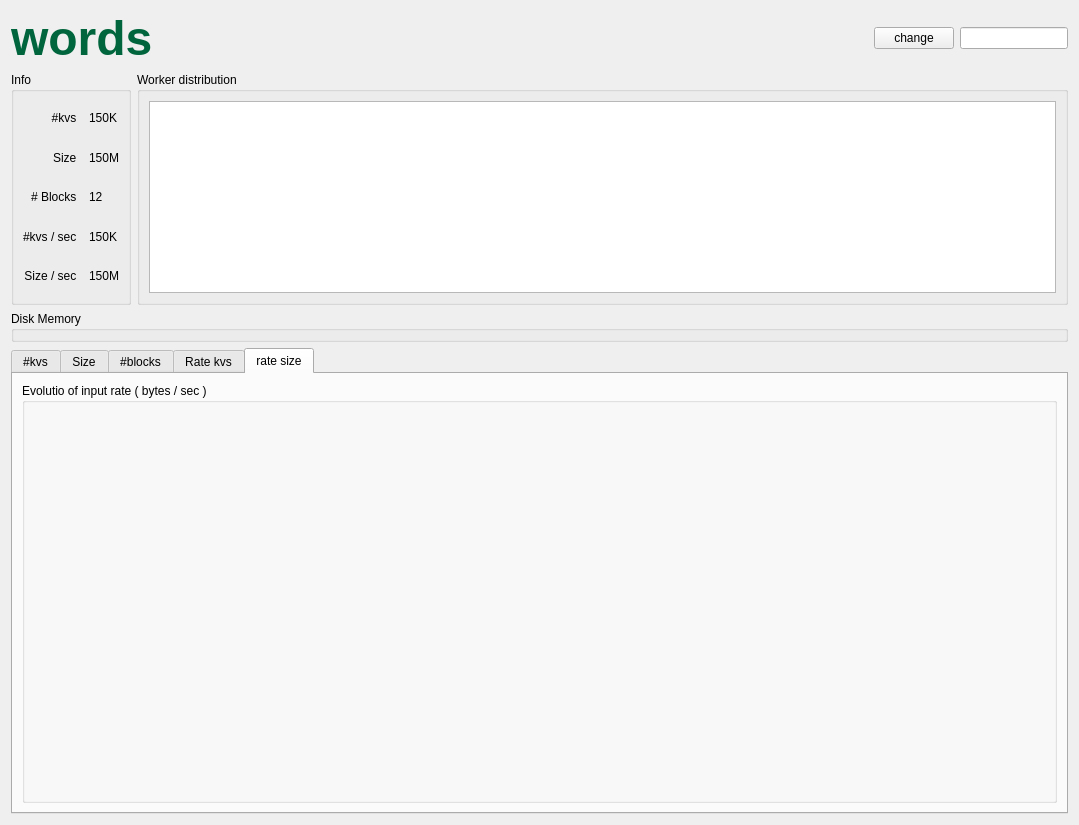
<?xml version="1.0" encoding="UTF-8"?>
<ui version="4.0">
 <class>QueueWidget</class>
 <widget class="QWidget" name="QueueWidget">
  <property name="geometry">
   <rect>
    <x>0</x>
    <y>0</y>
    <width>1079</width>
    <height>825</height>
   </rect>
  </property>
  <property name="windowTitle">
   <string>Form</string>
  </property>
  <layout class="QHBoxLayout" name="horizontalLayout_2">
   <item>
    <layout class="QGridLayout" name="gridLayout_2">
     <item row="0" column="0">
      <widget class="QLabel" name="label_title">
       <property name="sizePolicy">
        <sizepolicy hsizetype="Expanding" vsizetype="Fixed">
         <horstretch>0</horstretch>
         <verstretch>0</verstretch>
        </sizepolicy>
       </property>
       <property name="palette">
        <palette>
         <active>
          <colorrole role="WindowText">
           <brush brushstyle="SolidPattern">
            <color alpha="255">
             <red>0</red>
             <green>101</green>
             <blue>60</blue>
            </color>
           </brush>
          </colorrole>
          <colorrole role="Text">
           <brush brushstyle="SolidPattern">
            <color alpha="255">
             <red>0</red>
             <green>68</green>
             <blue>46</blue>
            </color>
           </brush>
          </colorrole>
         </active>
         <inactive>
          <colorrole role="WindowText">
           <brush brushstyle="SolidPattern">
            <color alpha="255">
             <red>0</red>
             <green>101</green>
             <blue>60</blue>
            </color>
           </brush>
          </colorrole>
          <colorrole role="Text">
           <brush brushstyle="SolidPattern">
            <color alpha="255">
             <red>0</red>
             <green>68</green>
             <blue>46</blue>
            </color>
           </brush>
          </colorrole>
         </inactive>
         <disabled>
          <colorrole role="WindowText">
           <brush brushstyle="SolidPattern">
            <color alpha="255">
             <red>69</red>
             <green>69</green>
             <blue>69</blue>
            </color>
           </brush>
          </colorrole>
          <colorrole role="Text">
           <brush brushstyle="SolidPattern">
            <color alpha="255">
             <red>69</red>
             <green>69</green>
             <blue>69</blue>
            </color>
           </brush>
          </colorrole>
         </disabled>
        </palette>
       </property>
       <property name="font">
        <font>
         <pointsize>36</pointsize>
         <weight>75</weight>
         <bold>true</bold>
        </font>
       </property>
       <property name="text">
        <string>words</string>
       </property>
      </widget>
     </item>
     <item row="0" column="1">
      <widget class="QPushButton" name="button_change">
       <property name="text">
        <string>change</string>
       </property>
      </widget>
     </item>
     <item row="0" column="2">
      <widget class="QLineEdit" name="entry_queue_name">
       <property name="sizePolicy">
        <sizepolicy hsizetype="Fixed" vsizetype="Fixed">
         <horstretch>0</horstretch>
         <verstretch>0</verstretch>
        </sizepolicy>
       </property>
      </widget>
     </item>
     <item row="1" column="0" colspan="3">
      <layout class="QHBoxLayout" name="horizontalLayout_5">
       <item>
        <widget class="QGroupBox" name="groupBox">
         <property name="sizePolicy">
          <sizepolicy hsizetype="Preferred" vsizetype="Minimum">
           <horstretch>0</horstretch>
           <verstretch>0</verstretch>
          </sizepolicy>
         </property>
         <property name="maximumSize">
          <size>
           <width>300</width>
           <height>16777215</height>
          </size>
         </property>
         <property name="title">
          <string>Info</string>
         </property>
         <layout class="QHBoxLayout" name="horizontalLayout">
          <item>
           <layout class="QGridLayout" name="gridLayout">
            <item row="0" column="0">
             <widget class="QLabel" name="label_5">
              <property name="sizePolicy">
               <sizepolicy hsizetype="Preferred" vsizetype="Minimum">
                <horstretch>0</horstretch>
                <verstretch>0</verstretch>
               </sizepolicy>
              </property>
              <property name="text">
               <string>#kvs  </string>
              </property>
              <property name="alignment">
               <set>Qt::AlignRight|Qt::AlignTrailing|Qt::AlignVCenter</set>
              </property>
             </widget>
            </item>
            <item row="0" column="1">
             <widget class="QLabel" name="label_kvs">
              <property name="sizePolicy">
               <sizepolicy hsizetype="Preferred" vsizetype="Minimum">
                <horstretch>0</horstretch>
                <verstretch>0</verstretch>
               </sizepolicy>
              </property>
              <property name="text">
               <string>150K</string>
              </property>
             </widget>
            </item>
            <item row="1" column="0">
             <widget class="QLabel" name="label_9">
              <property name="sizePolicy">
               <sizepolicy hsizetype="Preferred" vsizetype="Minimum">
                <horstretch>0</horstretch>
                <verstretch>0</verstretch>
               </sizepolicy>
              </property>
              <property name="text">
               <string>Size  </string>
              </property>
              <property name="alignment">
               <set>Qt::AlignRight|Qt::AlignTrailing|Qt::AlignVCenter</set>
              </property>
             </widget>
            </item>
            <item row="1" column="1">
             <widget class="QLabel" name="label_size">
              <property name="sizePolicy">
               <sizepolicy hsizetype="Preferred" vsizetype="Minimum">
                <horstretch>0</horstretch>
                <verstretch>0</verstretch>
               </sizepolicy>
              </property>
              <property name="text">
               <string>150M</string>
              </property>
             </widget>
            </item>
            <item row="2" column="0">
             <widget class="QLabel" name="label_17">
              <property name="sizePolicy">
               <sizepolicy hsizetype="Preferred" vsizetype="Minimum">
                <horstretch>0</horstretch>
                <verstretch>0</verstretch>
               </sizepolicy>
              </property>
              <property name="text">
               <string># Blocks  </string>
              </property>
              <property name="alignment">
               <set>Qt::AlignRight|Qt::AlignTrailing|Qt::AlignVCenter</set>
              </property>
             </widget>
            </item>
            <item row="2" column="1">
             <widget class="QLabel" name="label_num_blocks">
              <property name="sizePolicy">
               <sizepolicy hsizetype="Preferred" vsizetype="Minimum">
                <horstretch>0</horstretch>
                <verstretch>0</verstretch>
               </sizepolicy>
              </property>
              <property name="text">
               <string>12</string>
              </property>
             </widget>
            </item>
            <item row="3" column="0">
             <widget class="QLabel" name="label_12">
              <property name="sizePolicy">
               <sizepolicy hsizetype="Preferred" vsizetype="Minimum">
                <horstretch>0</horstretch>
                <verstretch>0</verstretch>
               </sizepolicy>
              </property>
              <property name="text">
               <string>#kvs / sec  </string>
              </property>
              <property name="alignment">
               <set>Qt::AlignRight|Qt::AlignTrailing|Qt::AlignVCenter</set>
              </property>
             </widget>
            </item>
            <item row="3" column="1">
             <widget class="QLabel" name="label_rate_kvs">
              <property name="sizePolicy">
               <sizepolicy hsizetype="Preferred" vsizetype="Minimum">
                <horstretch>0</horstretch>
                <verstretch>0</verstretch>
               </sizepolicy>
              </property>
              <property name="text">
               <string>150K</string>
              </property>
             </widget>
            </item>
            <item row="4" column="0">
             <widget class="QLabel" name="label_13">
              <property name="sizePolicy">
               <sizepolicy hsizetype="Preferred" vsizetype="Minimum">
                <horstretch>0</horstretch>
                <verstretch>0</verstretch>
               </sizepolicy>
              </property>
              <property name="text">
               <string>Size / sec  </string>
              </property>
              <property name="alignment">
               <set>Qt::AlignRight|Qt::AlignTrailing|Qt::AlignVCenter</set>
              </property>
             </widget>
            </item>
            <item row="4" column="1">
             <widget class="QLabel" name="label_rate_size">
              <property name="sizePolicy">
               <sizepolicy hsizetype="Preferred" vsizetype="Minimum">
                <horstretch>0</horstretch>
                <verstretch>0</verstretch>
               </sizepolicy>
              </property>
              <property name="text">
               <string>150M</string>
              </property>
             </widget>
            </item>
           </layout>
          </item>
         </layout>
        </widget>
       </item>
       <item>
        <widget class="QGroupBox" name="groupBox_2">
         <property name="sizePolicy">
          <sizepolicy hsizetype="Preferred" vsizetype="Minimum">
           <horstretch>0</horstretch>
           <verstretch>0</verstretch>
          </sizepolicy>
         </property>
         <property name="title">
          <string>Worker distribution</string>
         </property>
         <layout class="QHBoxLayout" name="horizontalLayout_4">
          <item>
           <widget class="QTableView" name="table_workers">
            <property name="sizePolicy">
             <sizepolicy hsizetype="Expanding" vsizetype="Fixed">
              <horstretch>0</horstretch>
              <verstretch>0</verstretch>
             </sizepolicy>
            </property>
           </widget>
          </item>
         </layout>
        </widget>
       </item>
      </layout>
     </item>
     <item row="2" column="0" colspan="3">
      <widget class="QGroupBox" name="disk_memory_plot_group">
       <property name="sizePolicy">
        <sizepolicy hsizetype="Preferred" vsizetype="Fixed">
         <horstretch>0</horstretch>
         <verstretch>0</verstretch>
        </sizepolicy>
       </property>
       <property name="maximumSize">
        <size>
         <width>16777215</width>
         <height>75</height>
        </size>
       </property>
       <property name="title">
        <string>Disk Memory</string>
       </property>
      </widget>
     </item>
     <item row="3" column="0" colspan="3">
      <widget class="QTabWidget" name="tabWidget">
       <property name="currentIndex">
        <number>4</number>
       </property>
       <widget class="QWidget" name="tab_4">
        <attribute name="title">
         <string>#kvs</string>
        </attribute>
        <layout class="QHBoxLayout" name="horizontalLayout_7">
         <item>
          <widget class="QGroupBox" name="plot_kvs_group">
           <property name="title">
            <string>Number of key-values evolution</string>
           </property>
          </widget>
         </item>
        </layout>
       </widget>
       <widget class="QWidget" name="tab">
        <attribute name="title">
         <string>Size</string>
        </attribute>
        <layout class="QHBoxLayout" name="horizontalLayout_3">
         <item>
          <widget class="QGroupBox" name="plot_size_group">
           <property name="title">
            <string>Evolutio of size ( byte )</string>
           </property>
          </widget>
         </item>
        </layout>
       </widget>
       <widget class="QWidget" name="tab_5">
        <attribute name="title">
         <string>#blocks</string>
        </attribute>
        <layout class="QHBoxLayout" name="horizontalLayout_8">
         <item>
          <widget class="QGroupBox" name="plot_num_blocks_group">
           <property name="title">
            <string>Evolutio of numbers of blocks</string>
           </property>
          </widget>
         </item>
        </layout>
       </widget>
       <widget class="QWidget" name="tab_2">
        <attribute name="title">
         <string>Rate kvs</string>
        </attribute>
        <layout class="QHBoxLayout" name="horizontalLayout_6">
         <item>
          <widget class="QGroupBox" name="plot_rate_kvs_group">
           <property name="title">
            <string>Evolutio of Input Rate in key-values / sec</string>
           </property>
          </widget>
         </item>
        </layout>
       </widget>
       <widget class="QWidget" name="tab_3">
        <attribute name="title">
         <string>rate size</string>
        </attribute>
        <layout class="QHBoxLayout" name="horizontalLayout_9">
         <item>
          <widget class="QGroupBox" name="plot_rate_size_group">
           <property name="title">
            <string>Evolutio of input rate ( bytes / sec )</string>
           </property>
          </widget>
         </item>
        </layout>
       </widget>
      </widget>
     </item>
    </layout>
   </item>
  </layout>
 </widget>
 <resources/>
 <connections>
  <connection>
   <sender>entry_queue_name</sender>
   <signal>editingFinished()</signal>
   <receiver>button_change</receiver>
   <slot>click()</slot>
   <hints>
    <hint type="sourcelabel">
     <x>662</x>
     <y>40</y>
    </hint>
    <hint type="destinationlabel">
     <x>580</x>
     <y>40</y>
    </hint>
   </hints>
  </connection>
 </connections>
</ui>
